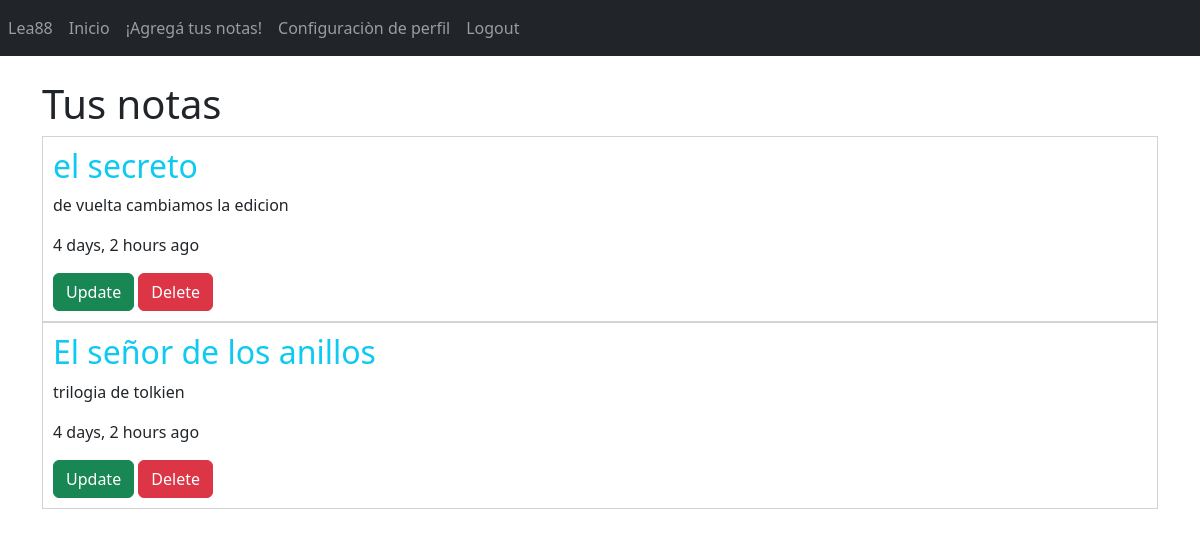
Before: /notas/ (signed in) with the older database file.
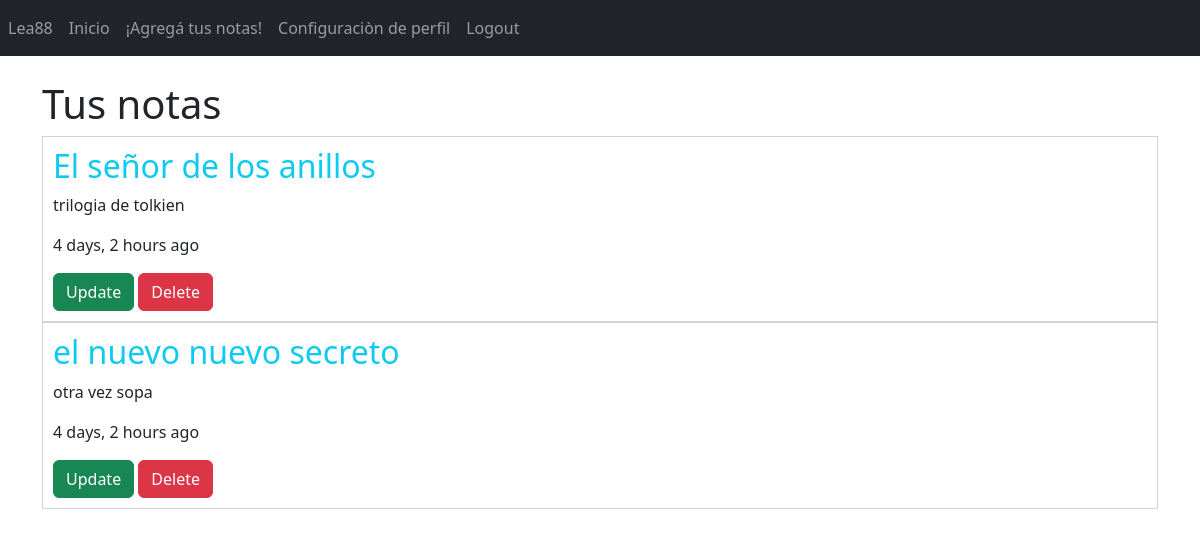
After: the same page with the newer database file.
### AppNotas/models.py (models this page shows, shortened)
class Nota(models.Model):
    titulo = models.CharField(max_length = 200)
    cuerpo = models.CharField(max_length = 500)
    autor = models.ForeignKey(User, on_delete=models.CASCADE)
    etiqueta = models.ForeignKey(Etiqueta, on_delete=models.CASCADE, null=True)
    fecha_creacion = models.DateTimeField(auto_now_add=True)
    fecha_actualizada = models.DateTimeField(auto_now=True)
    class Meta:
        ordering = ['fecha_actualizada']

### AppNotas/views.py (the view)
# urls.py: path('notas/', inicio_nota, name = 'Notas'),
@login_required
def inicio_nota(request):
    usuario=request.user.id
    notas = Nota.objects.filter(autor=usuario)
    return render(request, 'notas_inicio.html',{'notas': notas})

### AppNotas/templates/notas_inicio.html
{% extends 'base.html' %}
{% load humanize %}
{% block body %}
{% if notas %}
<div class="container">
    <br>
    <h1>Tus notas</h1>
    <div class="notes">
        {% for nota in notas %}
        <div class="note">
            <h2 class="text-info">{{nota.titulo}}</h2>
            <p>{{nota.cuerpo}}</p>
            <p>{{nota.fecha_actualizada|naturaltime}}</p>
            <div class="options">
                <a href="{% url 'Editado-Notas' nota.id %}" class="btn btn-success">Update</a>
                <a href="{% url 'Borrar-Notas' nota.id %}" class="btn btn-danger">Delete</a>
            </div>
        </div>
        {% endfor %}
    </div>
</div>
{% else %}
<div class="container">
    <h1>Todavia no tienes notas creadas...</h1>
    <br>
    <a class="btn btn-dark btn-lg starting-btn" href="{% url 'Agregado-Notas' %}">Empecemos</a>
</div>
{% endif %}
{% endblock body %}

Changed rows visible on the page:
shown differently, row unchanged: Nota "El señor de los anillos": moves up the list
changed Nota: titulo "el secreto" → "el nuevo nuevo secreto"; cuerpo "de vuelta cambiamos la edicion" → "otra vez sopa"
